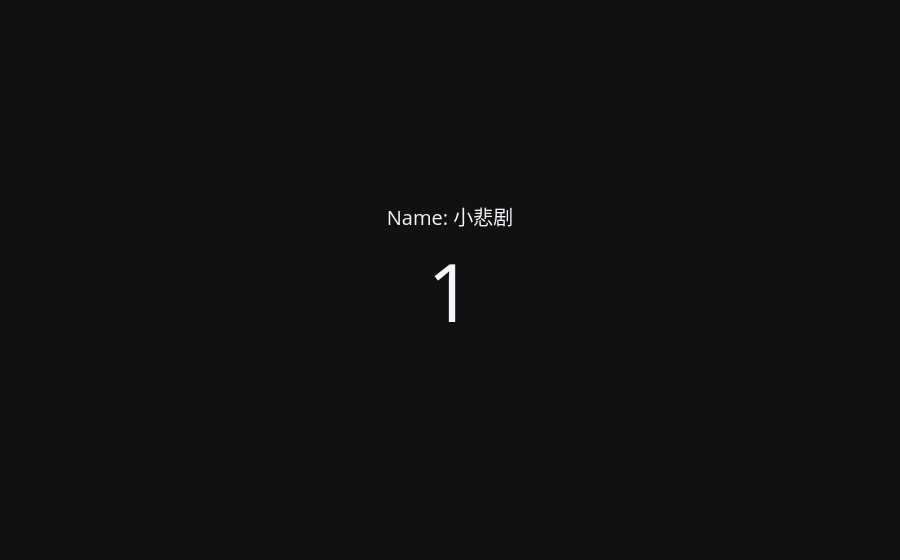

Here is the notebook cell this chart was saved with:
### Code cell
vn.ask('打算给一批员工送福报，把他们的名字过滤出来')

### Figure 1 — Plotly figure (JSON) as saved in the notebook; plotly's stock layout.template omitted (floating-point values rounded to 4 significant figures)
{"data": [{"mode": "number", "title": {"text": "Name: 小悲剧"}, "type": "indicator", "value": 1}], "layout": {}}
